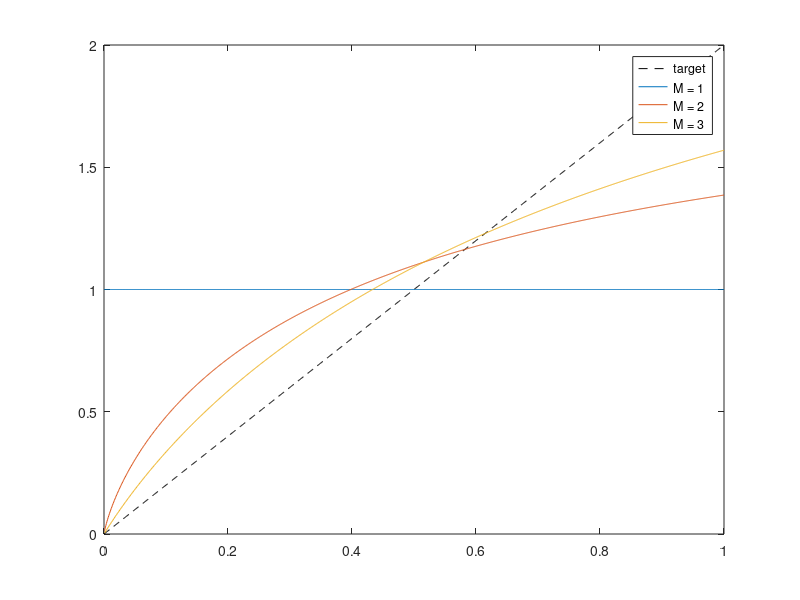

MATLAB code for this plot:
X = linspace(0, 1, 1024);

target = 2.*X;

P = ones(size(X));

PrM2 = 2 .* X .* log((X+1) ./ X);
PrM3 = 3 .* X .* ((X + 2) .* log(X + 2) + (-2 .* X - 2) .* log(X + 1) + X .* log(X));

plot(X, target, 'k--');
hold on;
plot(X, P);
hold on;
plot(X, PrM2);
hold on;
plot(X, PrM3);
hold off;

legend('target', 'M = 1', 'M = 2', 'M = 3');